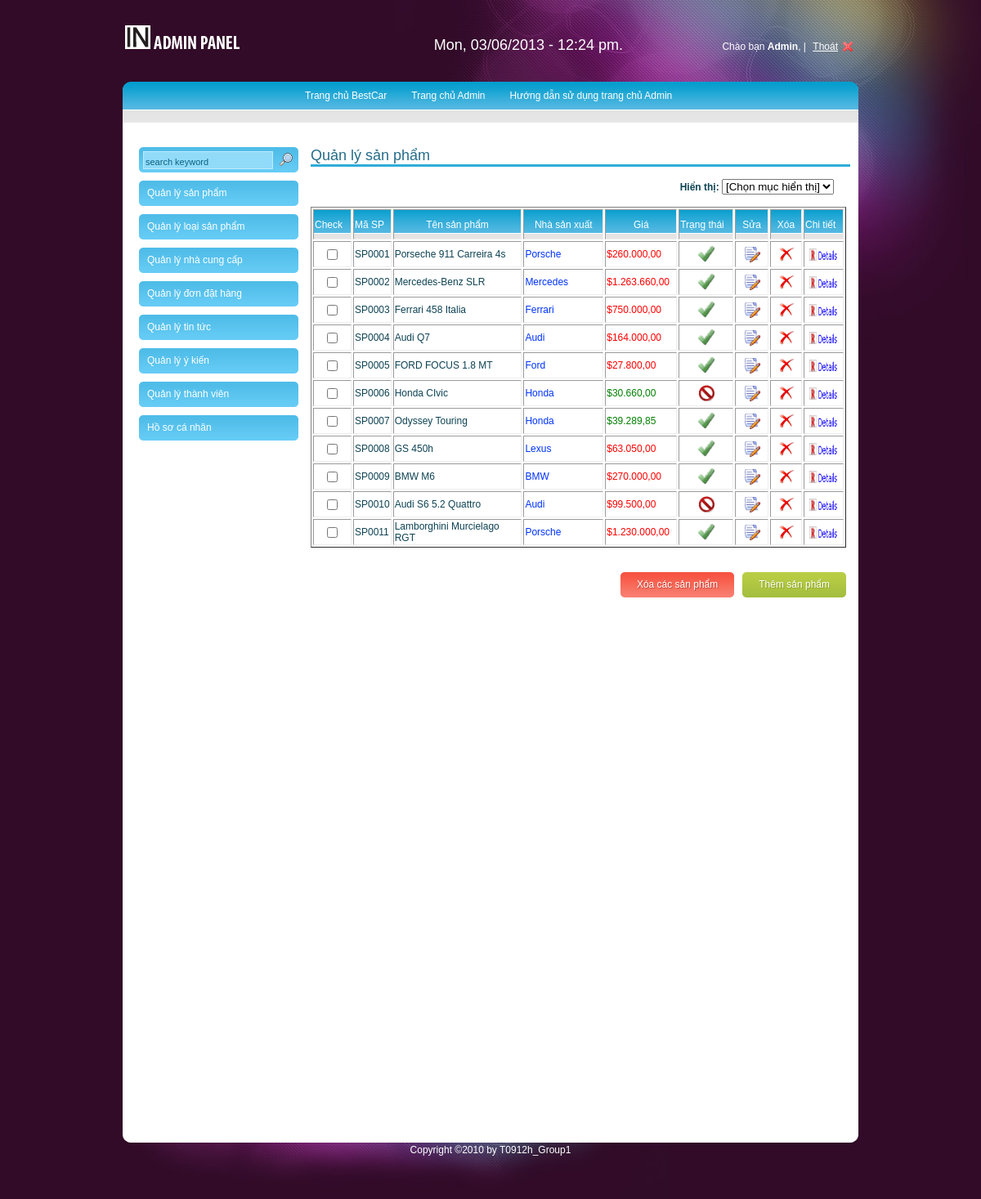
The app's page /Bestcar/Admin/index.php (signed in) with its own data.
### tables this page shows
CREATE TABLE IF NOT EXISTS `sanpham` (
  `MaSP` varchar(20) NOT NULL,
  `TenSP` varchar(100) NOT NULL,
  `Gia` double unsigned NOT NULL,
  `Trangthai` enum('1','0') NOT NULL,
  `MaLSP` varchar(20) NOT NULL,
  `MaNCC` varchar(20) NOT NULL,
  `Mausac` varchar(30) DEFAULT NULL,
  `isBestBuy` enum('1','0') NOT NULL,
  `isNew` enum('1','0') NOT NULL,
  `isVip` enum('1','0') NOT NULL,
  `isSale` enum('1','0') NOT NULL,
  `GiaKM` double unsigned NOT NULL,
  `Mota` text NOT NULL,
  `Ngaynhap` date NOT NULL,
  `Picture` varchar(100) NOT NULL,
  PRIMARY KEY (`MaSP`)
);

CREATE TABLE IF NOT EXISTS `nhacc` (
  `MaNCC` varchar(20) NOT NULL,
  `TenNCC` varchar(100) NOT NULL,
  PRIMARY KEY (`MaNCC`),
  UNIQUE KEY `TenNCC` (`TenNCC`)
);

### Bestcar/Admin/ProductManagement.php (the view, shortened to what this page needs)
<div id="Wrap">
<div class="title">Quản lý sản phẩm</div>
<?php if(!isset($_REQUEST['MaSP']) and !isset($_REQUEST['MaNCC'])){?>
<div class="select">
<form action="#" method="post" name="myForm">
			<span>Hiển thị: </span>
			<select name="displayProduct" onchange="myForm.submit()">
				<option>[Chọn mục hiển thị]</option>
			</select>
</form>
</div>
<?php }?>
<form action="Delete/DelProduct.php" method="post" name="FormProductMan">
<table width="655" height="78" border="1">
  <tr class="background">
    <td width="43" height="33">Check</td>
    <td width="42">Mã SP </td>
    <td width="154"><div align="center">Tên sản phẩm </div></td>
    <td width="94"><div align="center">Nhà sản xuất </div></td>
    <td width="84"><div align="center">Giá</div></td>
    <td width="63">Trạng thái </td>
    <td width="37"><div align="center">Sửa</div></td>
    <td width="35"><div align="center">Xóa</div></td>
    <td width="45">Chi tiết </td>
  </tr>
  <?php
  	$display = 12;
	$start = (isset($_REQUEST['start']) and (int)$_REQUEST['start'] >=0)?$_REQUEST['start']:0;
  ?>
  <?php
  	$se_query = "SELECT * FROM sanpham,nhacc WHERE sanpham.MaNCC=nhacc.MaNCC ORDER BY MaSP ASC LIMIT $start,$display";
	$query = mysql_query($se_query);
	while($rows = mysql_fetch_array($query)){
  ?>
  <tr <?php if(isset($_REQUEST['MaSP']) and $_REQUEST['MaSP'] == $rows['MaSP']){?> bgcolor="#00FF99"<?php }?>>
    <td height="28"><div align="center">
      <input type="checkbox" name="checkProduct[]" value="<?php echo $rows['MaSP']?>">
    </div></td>
    <td><?php echo $rows['MaSP']?></td>
    <td><?php echo $rows['TenSP']?></td>
    <td><a href="index.php?page=ProductMan&MaNCC=<?php echo $rows['MaNCC'] ?>"><?php echo $rows['TenNCC']?></a></td>
    <td><?php
		 if($rows['isSale']==1){
		 	$Gia = $rows['Gia']-$rows['Gia']*$rows['GiaKM'];
		 	echo"<span style='color:green'>$".number_format($Gia,2,',','.')."</span>";
		 }else{
			echo "<span style='color:red'>$".number_format($rows['Gia'],2,',','.')."</span>";
		}?></td>
    <td><div align="center"><?php if($rows['Trangthai']==1){?><img src="Images/ok.gif" width="20" height="20"><?php }else{echo"<img src='Images/thunderbird-delete.gif' width='20' height='20'>";}?></div></td>
    <td><div align="center"><a href="index.php?page=EditProduct&MaSP=<?php echo $rows['MaSP']?>"><img src="Images/Text Edit Icon.gif" width="20" height="20"></a></div></td>
    <td><div align="center"><a href="Delete/DelProduct.php?MaSP=<?php echo $rows['MaSP']?>" onclick="return confirm('Bạn có chắc muốn xóa sản phẩm này?')"><img src="../Image/DeleteRed.png" width="20" height="20"></a></div></td>
    <td><div align="center"><a href="index.php?page=DetailProduct&MaSP=<?php echo $rows['MaSP']?>"><img src="Images/RouteDetailIcon.gif" width="35" height="15"></a></div></td>
  </tr>
 <?php
 }
 ?>
</table>
<a href="index.php?page=AddProduct" class="bt_green"><span class="bt_green_lft"></span><strong>Thêm sản phẩm</strong><span class="bt_green_r"></span></a>
 <a href="JavaScript:submitForm()" class="bt_red"><span class="bt_red_lft"></span><strong>Xóa các sản phẩm</strong><span class="bt_red_r"></span></a>
</form>
</div>

### Bestcar/Admin/index.php (shortened to what this page needs)
<!DOCTYPE html PUBLIC "-//W3C//DTD XHTML 1.0 Transitional//EN" "http://www.w3.org/TR/xhtml1/DTD/xhtml1-transitional.dtd">
<html xmlns="http://www.w3.org/1999/xhtml">
<head>
<link href="css/cssAdmin.css" type="text/css" rel="stylesheet" />
<link href="css/style_tb.css" type="text/css" rel="stylesheet" />
</head>
<body>
<div id="Wrapper">
	<div id="Header">
		<?php include("Header_Adm.php");
		?>
	</div>
	<div id="Navigator">
		<?php include("Navigator_Adm.php");?>
	</div>
	<div id="Content">
		<div id="Sidebar">
			<?php include("Sidebar_Adm.php");?>
		</div>
		<div id="MainContent">
			<?php include("MainContent_Adm.php");?>
		</div>
	</div>
	<div id="footer">
		<p>Copyright &copy;2010 by T0912h_Group1</p>
	</div>
</div>
</body>
</html>

### Bestcar/Admin/Header_Adm.php (shortened to what this page needs)
<?php if(isset($_SESSION['username'])){?>
<div class="right_header">Chào bạn <b><?php echo $_SESSION['username'];?></b>, |  <a href="../logout.php" class="logout">Thoát</a></div>
		<div class="logo">
		<a href="index.php"><img src="Images/logo.gif" /></a>
		</div>
		<p><?php $today = gmdate("D, d/m/Y - g:i a.", time() + 7*3600); echo $today;?></p>
<?php
}else{
	header("location:../index.php");
}
?>

### Bestcar/Admin/Navigator_Adm.php (shortened to what this page needs)
<ul>
			<li><a href="../index.php">Trang chủ BestCar</a></li>
			<li><a href="index.php?page=Default">Trang chủ Admin</a></li>
			<li><a href="index.php?page=Guide">Hướng dẫn sử dụng trang chủ Admin</a></li>
		</ul>

### Bestcar/Admin/Sidebar_Adm.php (shortened to what this page needs)
<div class="Sidebar_search">
            <form action="index.php?page=Search" method="post" name="Search">
            <input type="text" name="SearchValue" class="search_input" value="search keyword" onclick="this.value=''" />
            <input type="image" class="search_submit" src="Images/search.png" onclick="submit()" name="submit" />
            </form>
</div>
			<ul id="menu">
				<li><a href="index.php?page=ProductMan"><span>Quản lý sản phẩm</span></a></li>
				<li><a href="index.php?page=ProductTypeMan"><span>Quản lý loại sản phẩm</span></a></li>
				<li><a href="index.php?page=ProducerMan"><span> Quản lý nhà cung cấp</span></a></li>
				<li><a href="index.php?page=OrderMan"><span>Quản lý đơn đặt hàng</span></a></li>
				<li><a href="index.php?page=NewsMan"><span>Quản lý tin tức</span></a></li>
				<li><a href="index.php?page=SuggestMan"><span>Quản lý ý kiến</span></a></li>
				<li><a href="index.php?page=MemberMan"><span>Quản lý thành viên</span></a></li>
				<li><a href="index.php?page=AdmDocument"><span>Hồ sơ cá nhân</span></a></li>
			</ul>

### Bestcar/Admin/MainContent_Adm.php (shortened to what this page needs)
<?php
	if(isset($_REQUEST['page'])){
		$page=$_REQUEST['page'];
		if($page == 'ProductMan')
			include('ProductManagement.php');
		elseif($page == 'Default')
			include('ProductManagement.php');
		elseif($page == 'ProducerMan')
			include('ProducerManagement.php');
		elseif($page == 'NewsMan')
			include('NewsManagement.php');
		elseif($page == 'MemberMan')
			include('MemberManagement.php');
		elseif($page == 'SuggestMan')
			include('SuggestManagement.php');
		elseif($page == 'AdmDocument')
			include('AdmDocument.php');
		elseif($page == 'EditProduct')
			include('EditProduct.php');
		elseif($page=='ProductTypeMan')
			include('ProductTypeMan.php');
		elseif($page=='DetailProduct')
			include('DetailProduct.php');
		elseif($page =='DetailNews')
			include('DetailNews.php');
		elseif($page =='AddProduct')
			include('AddProduct.php');
		elseif($page =='AddNews')
			include('AddNews.php');
		elseif($page =='EditNews')
			include('EditNews.php');
		elseif($page =='DetailMember')
			include('DetailMember.php');
		elseif($page =='OrderMan')
			include('OrderMan.php');
		elseif($page=='DetailOrder')
			include('DetailOrder.php');
		elseif($page=='Change')
			include('Change.php');
		elseif($page=='Guide')
			include('GuideAdm.php');
		elseif($page=='Search')
			include('Search_value.php');
		else
			include('../Error.php');
	}else{
		include('ProductManagement.php');
	}
?>

### Bestcar/Admin/css/cssAdmin.css (style rules this page uses)
html, body, div, span, applet, object, iframe,p, blockquote, pre, a, abbr, acronym, address, big, cite, code, del, dfn, em, font, img, ins, kbd, q, s, samp, small, strike, strong, sub, sup, tt, var, dl, dt, dd, ol, ul, li, form, label, caption, tbody, tfoot, thead { margin:0; padding:0; outline:0; font-weight:normal; font-family:Arial, Helvetica, sans-serif; font-size : 12px; border:0; list-style:none; }
body { background:url(../Images/bg.jpg) no-repeat center top #310b28; font-family:Arial, Helvetica, sans-serif; padding:0; font-size:12px; margin:0 auto; color: #0e4354; }
#Wrapper { margin:0 auto; width:900px; padding:0px 0 0px 0; }
#Header { width:900px; height:70px; padding:30px 0 0; position:relative; }
.right_header { width:350px; float:right; text-align:right; color:#FFFFFF; padding:20px 0 0; }
#Header p { position:absolute; top:45px; right:16em; color:#FFFFFF; font-size:large; }
.right_header a { margin:0 5px 0 5px; text-decoration:underline; color:#FFFFFF; }
.right_header a.logout { background:url(../Images/user_logout.gif) no-repeat right; padding-right:20px; }
#Navigator { margin:0 auto; width:900px; height:auto; padding:0px 0 50px 0; background:url(../Images/menu_bg.jpg) no-repeat; }
#Navigator ul { margin-left:22%; }
#Navigator ul li { display:inline; }
#Navigator ul li a { float:left; display:block; width:auto; height:34px; color:#FFFFFF; margin-left:20px; text-decoration:none; padding:0 5px 0 5px; line-height:34px; }
#Content { width:900px; height:auto; background:#FFFFFF; overflow:hidden; }
#Sidebar { width:195px; float:left; padding:30px 0 0 20px; }
#Sidebar .Sidebar_search { width:195px; height:31px; background:url(../Images/sidebar_menu_top.gif); margin:0 0 10px 0; }
input.search_input { width:155px; height:16px; margin:5px 0 0 5px; border:1px #bdebfd solid; background:#92dbf8; padding:4px 0 0 2px; float:left; color:#096184; font-size:11px; }
input.search_submit { float:left; background:none; border:none; margin:7px 0 0 8px; }
#menu li { width:185px; height:31px; margin:0 0 10px 0; position:relative; }
#menu a { position:absolute; display:block; width:185px; height:31px; background:url(../Images/sidebar_menu_top.gif) no-repeat; line-height:31px; padding:0px 0 0 10px; text-decoration: none; color:#FFFFFF; }
#menu a span { position:absolute; }
#MainContent { margin-top:30px; margin-right:5px; width:665px; height:1200px; float:right; overflow:scroll; }
#footer { width:900px;height:87px; background:url(../Images/footer_bg.jpg) no-repeat; text-align:center; }
#footer p { padding:20px; color:#FFFFFF; }

### records on screen
sanpham: MaSP "SP0001", TenSP "Porseche 911 Carreira 4s", nhacc.TenNCC "Porsche", Gia "260.000,00"
sanpham: MaSP "SP0002", TenSP "Mercedes-Benz SLR", nhacc.TenNCC "Mercedes", Gia "1.263.660,00"
sanpham: MaSP "SP0003", TenSP "Ferrari 458 Italia", nhacc.TenNCC "Ferrari", Gia "750.000,00"
sanpham: MaSP "SP0004", TenSP "Audi Q7", nhacc.TenNCC "Audi", Gia "164.000,00"
sanpham: MaSP "SP0005", TenSP "FORD FOCUS 1.8 MT", nhacc.TenNCC "Ford", Gia "27.800,00"
sanpham: MaSP "SP0006", TenSP "Honda CIvic", nhacc.TenNCC "Honda", Gia "30.660,00"
sanpham: MaSP "SP0007", TenSP "Odyssey Touring", nhacc.TenNCC "Honda", Gia "39.289,85"
sanpham: MaSP "SP0008", TenSP "GS 450h", nhacc.TenNCC "Lexus", Gia "63.050,00"
sanpham: MaSP "SP0009", TenSP "BMW M6", nhacc.TenNCC "BMW", Gia "270.000,00"
sanpham: MaSP "SP0010", TenSP "Audi S6 5.2 Quattro", nhacc.TenNCC "Audi", Gia "99.500,00"
sanpham: MaSP "SP0011", TenSP "Lamborghini Murcielago RGT", nhacc.TenNCC "Porsche", Gia "1.230.000,00"

### other values on screen
$_SESSION['username'] "Admin"
$today "Mon, 03/06/2013 - 12:24 pm."
